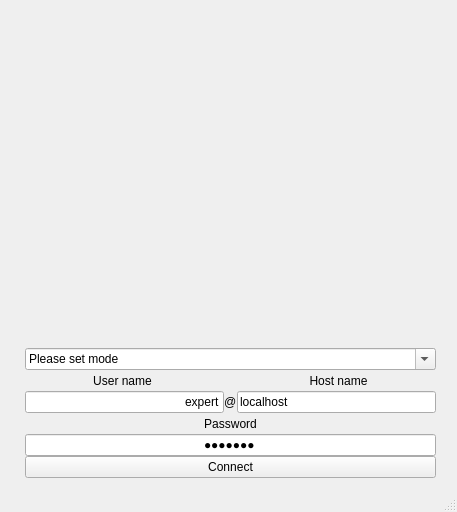
<?xml version="1.0" encoding="UTF-8"?>
<ui version="4.0">
 <class>Welcome</class>
 <widget class="QMainWindow" name="Welcome">
  <property name="geometry">
   <rect>
    <x>0</x>
    <y>0</y>
    <width>457</width>
    <height>512</height>
   </rect>
  </property>
  <property name="sizePolicy">
   <sizepolicy hsizetype="Ignored" vsizetype="Ignored">
    <horstretch>0</horstretch>
    <verstretch>0</verstretch>
   </sizepolicy>
  </property>
  <property name="windowTitle">
   <string>Welcome</string>
  </property>
  <widget class="QWidget" name="centralWidget">
   <widget class="QWidget" name="">
    <property name="geometry">
     <rect>
      <x>20</x>
      <y>8</y>
      <width>421</width>
      <height>481</height>
     </rect>
    </property>
    <layout class="QVBoxLayout" name="verticalLayout">
     <property name="spacing">
      <number>0</number>
     </property>
     <property name="leftMargin">
      <number>5</number>
     </property>
     <property name="rightMargin">
      <number>5</number>
     </property>
     <item>
      <widget class="QFrame" name="frame">
       <property name="minimumSize">
        <size>
         <width>200</width>
         <height>200</height>
        </size>
       </property>
       <property name="frameShape">
        <enum>QFrame::NoFrame</enum>
       </property>
       <property name="frameShadow">
        <enum>QFrame::Raised</enum>
       </property>
      </widget>
     </item>
     <item>
      <widget class="QComboBox" name="comboBox">
       <property name="mouseTracking">
        <bool>true</bool>
       </property>
       <property name="focusPolicy">
        <enum>Qt::WheelFocus</enum>
       </property>
       <property name="editable">
        <bool>true</bool>
       </property>
       <property name="currentText">
        <string>Please set mode</string>
       </property>
      </widget>
     </item>
     <item>
      <layout class="QHBoxLayout" name="horizontalLayout_2">
       <property name="spacing">
        <number>0</number>
       </property>
       <item>
        <widget class="QLabel" name="label">
         <property name="maximumSize">
          <size>
           <width>16777215</width>
           <height>21</height>
          </size>
         </property>
         <property name="text">
          <string>User name</string>
         </property>
         <property name="alignment">
          <set>Qt::AlignCenter</set>
         </property>
        </widget>
       </item>
       <item>
        <widget class="QLabel" name="label_5">
         <property name="maximumSize">
          <size>
           <width>21</width>
           <height>16777215</height>
          </size>
         </property>
         <property name="text">
          <string/>
         </property>
        </widget>
       </item>
       <item>
        <widget class="QLabel" name="label_3">
         <property name="maximumSize">
          <size>
           <width>16777215</width>
           <height>21</height>
          </size>
         </property>
         <property name="text">
          <string>Host name</string>
         </property>
         <property name="alignment">
          <set>Qt::AlignCenter</set>
         </property>
        </widget>
       </item>
      </layout>
     </item>
     <item>
      <layout class="QHBoxLayout" name="horizontalLayout">
       <property name="spacing">
        <number>0</number>
       </property>
       <item>
        <widget class="QLineEdit" name="lineEdit">
         <property name="text">
          <string>expert</string>
         </property>
         <property name="alignment">
          <set>Qt::AlignRight|Qt::AlignTrailing|Qt::AlignVCenter</set>
         </property>
        </widget>
       </item>
       <item>
        <widget class="QLabel" name="label_4">
         <property name="maximumSize">
          <size>
           <width>16777215</width>
           <height>21</height>
          </size>
         </property>
         <property name="text">
          <string>@</string>
         </property>
        </widget>
       </item>
       <item>
        <widget class="QLineEdit" name="lineEdit_2">
         <property name="text">
          <string>localhost</string>
         </property>
        </widget>
       </item>
      </layout>
     </item>
     <item>
      <widget class="QLabel" name="label_2">
       <property name="maximumSize">
        <size>
         <width>16777215</width>
         <height>21</height>
        </size>
       </property>
       <property name="text">
        <string>Password</string>
       </property>
       <property name="alignment">
        <set>Qt::AlignCenter</set>
       </property>
      </widget>
     </item>
     <item>
      <widget class="QLineEdit" name="lineEdit_3">
       <property name="text">
        <string>pasword</string>
       </property>
       <property name="echoMode">
        <enum>QLineEdit::Password</enum>
       </property>
       <property name="alignment">
        <set>Qt::AlignCenter</set>
       </property>
      </widget>
     </item>
     <item>
      <widget class="QPushButton" name="pushButton">
       <property name="text">
        <string>Connect</string>
       </property>
      </widget>
     </item>
    </layout>
   </widget>
  </widget>
  <widget class="QStatusBar" name="statusBar"/>
 </widget>
 <layoutdefault spacing="6" margin="11"/>
 <resources/>
 <connections/>
</ui>
